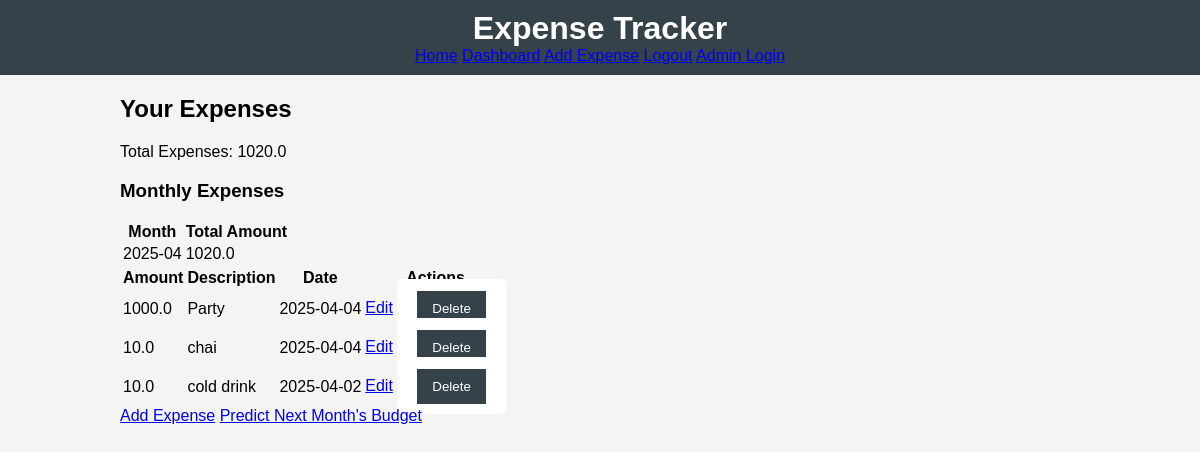
The page /dashboard (signed in) on the database its author committed.
### app.py (models this page shows)
class Expense(db.Model):
    id = db.Column(db.Integer, primary_key=True)
    amount = db.Column(db.Float, nullable=False)
    description = db.Column(db.String(200), nullable=False)
    date = db.Column(db.DateTime, default=datetime.utcnow)
    user_id = db.Column(db.Integer, db.ForeignKey('user.id'), nullable=False)

### app.py (the view)
@app.route('/dashboard')
def dashboard():
    if 'user_id' not in session:
        return redirect(url_for('login'))
    user = User.query.get(session['user_id'])
    expenses = Expense.query.filter_by(user_id=user.id).all()
    total_expenses = sum(expense.amount for expense in expenses)
    monthly_expenses = defaultdict(float)
    for expense in expenses:
        month_year = expense.date.strftime("%Y-%m")  # Format: YYYY-MM
        monthly_expenses[month_year] += expense.amount
    return render_template('dashboard.html', expenses=expenses, total_expenses=total_expenses, monthly_expenses=monthly_expenses)

### templates/dashboard.html
{% extends 'base.html' %}
{% block content %}
<h2>Your Expenses</h2>
<p>Total Expenses: {{ total_expenses }}</p>
<h3>Monthly Expenses</h3>
<table>
    <tr>
        <th>Month</th>
        <th>Total Amount</th>
    </tr>
    {% for month, total in monthly_expenses.items() %}
    <tr>
        <td>{{ month }}</td>
        <td>{{ total }}</td>
    </tr>
    {% endfor %}
</table>
<table>
    <tr>
        <th>Amount</th>
        <th>Description</th>
        <th>Date</th>
        <th>Actions</th>
    </tr>
    {% for expense in expenses %}
    <tr>
        <td>{{ expense.amount }}</td>
        <td>{{ expense.description }}</td>
        <td>{{ expense.date.strftime('%Y-%m-%d') }}</td>
        <td>
            <a href="{{ url_for('edit_expense', expense_id=expense.id) }}">Edit</a>
            <form action="{{ url_for('delete_expense', expense_id=expense.id) }}" method="POST" style="display:inline;">
                <input type="submit" value="Delete" onclick="return confirm('Are you sure you want to delete this expense?');">
            </form>
        </td>
    </tr>
    {% endfor %}
</table>
<a href="{{ url_for('add_expense') }}">Add Expense</a>
<a href="{{ url_for('predict_budget') }}">Predict Next Month's Budget</a>
{% endblock %}

### templates/base.html (shortened to what this page needs)
<!DOCTYPE html>
<html lang="en">
<head>
    <link rel="stylesheet" href="{{ url_for('static', filename='style.css') }}">
</head>
<body>
    <header>
        <h1>Expense Tracker</h1>
        <nav>
            <a href="{{ url_for('index') }}">Home</a>
            {% if 'user_id' in session %}
                <a href="{{ url_for('dashboard') }}">Dashboard</a>
                <a href="{{ url_for('add_expense') }}">Add Expense</a>
                <a href="{{ url_for('logout') }}">Logout</a>
            {% else %}
                <a href="{{ url_for('login') }}">Login</a>
                <a href="{{ url_for('register') }}">Register</a>
            {% endif %}
            <a href="{{ url_for('admin') }}">Admin Login</a>
        </nav>
    </header>
    <div class="container">
        {% block content %}{% endblock %}
    </div>
</body>
</html>

### static/style.css (style rules this page uses)
body { font-family: Arial, sans-serif; background-color: #f4f4f4; margin: 0; padding: 0; }
.container { width: 80%; margin: auto; overflow: hidden; }
header { background: #35424a; color: #ffffff; padding: 10px 0; text-align: center; }
h1 { margin: 0; }
form { background: #ffffff; padding: 20px; margin: 20px 0; border-radius: 5px; }
input[type="submit"] { background: #35424a; color: #ffffff; border: none; padding: 10px 15px; cursor: pointer; }

### rows shown on the page
Expense: amount "1000.0", description "Party", date "2025-04-04"
Expense: amount "10.0", description "chai", date "2025-04-04"
Expense: amount "10.0", description "cold drink", date "2025-04-02"

### other values the page prints
{{ total_expenses }} "1020.0"
{{ month }} "2025-04"
{{ total }} "1020.0"
